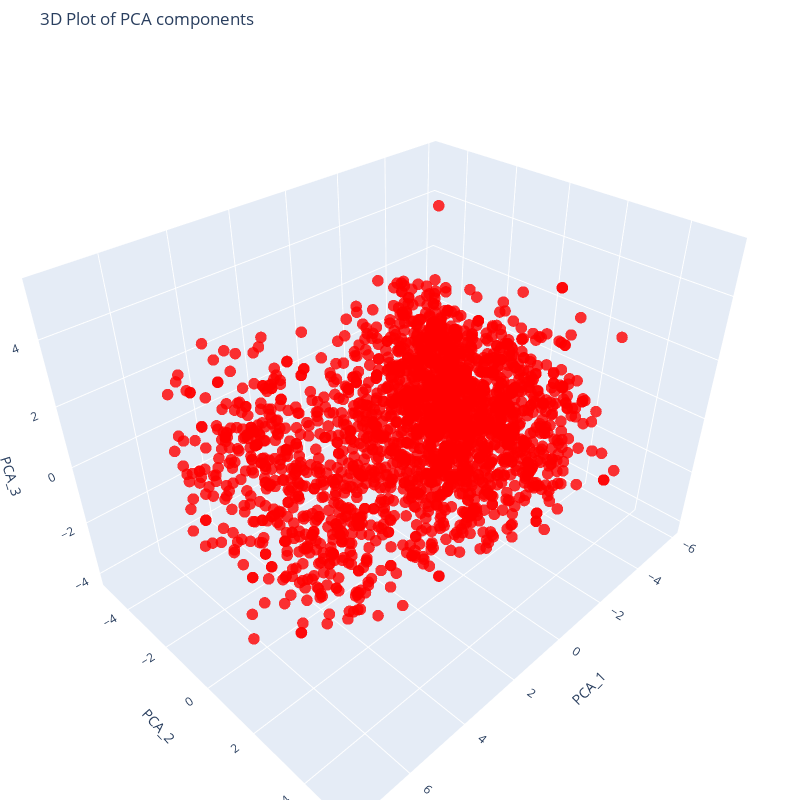

Notebook source saved alongside this figure:
### Markdown cell above
Το 3D plot είναι interactive για καλύτερη οπτικοποίηση και αντίληψη των αποτελεσμάτων (mouse drag και zooming):

### Code cell
import plotly.graph_objs as go
import matplotlib.pyplot as plt

# Define the data for the 3D scatter plot
data = go.Scatter3d(x=df_PCA['PCA_1'], y=df_PCA['PCA_2'], z=df_PCA['PCA_3'], mode='markers', marker=dict(size=4, color='red', opacity=0.8))

# Define the layout for the plot
layout = go.Layout(title='3D Plot of PCA components', width=800, height=800, margin=dict(l=0, r=0, t=50, b=0), scene=dict(xaxis_title='PCA_1', yaxis_title='PCA_2', zaxis_title='PCA_3'))

# Combine the data and layout into a figure
fig = go.Figure(data=data, layout=layout)

# Show the figure
fig.show()

### Figure 1 — Plotly figure (JSON) as saved in the notebook; plotly's stock layout.template omitted (floating-point values rounded to 4 significant figures; data arrays with more than 128 entries replaced by an {"elided": "..."} marker saying what was removed)
{"data": [{"marker": {"color": "red", "opacity": 0.8, "size": 4}, "mode": "markers", "type": "scatter3d", "x": {"elided": "2200 float values"}, "y": {"elided": "2200 float values"}, "z": {"elided": "2200 float values"}}], "layout": {"height": 800, "margin": {"b": 0, "l": 0, "r": 0, "t": 50}, "scene": {"xaxis": {"title": {"text": "PCA_1"}}, "yaxis": {"title": {"text": "PCA_2"}}, "zaxis": {"title": {"text": "PCA_3"}}}, "title": {"text": "3D Plot of PCA components"}, "width": 800}}
